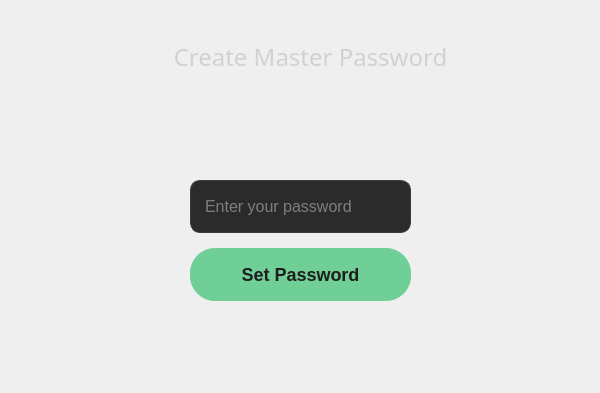
<?xml version="1.0" encoding="UTF-8"?>
<ui version="4.0">
 <class>DialogLogin</class>
 <widget class="QDialog" name="DialogLogin">
  <property name="enabled">
   <bool>true</bool>
  </property>
  <property name="geometry">
   <rect>
    <x>0</x>
    <y>0</y>
    <width>600</width>
    <height>393</height>
   </rect>
  </property>
  <property name="sizePolicy">
   <sizepolicy hsizetype="Expanding" vsizetype="Expanding">
    <horstretch>1</horstretch>
    <verstretch>1</verstretch>
   </sizepolicy>
  </property>
  <property name="minimumSize">
   <size>
    <width>300</width>
    <height>300</height>
   </size>
  </property>
  <property name="font">
   <font>
    <pointsize>14</pointsize>
   </font>
  </property>
  <property name="windowTitle">
   <string>Dialog</string>
  </property>
  <widget class="QStackedWidget" name="stackedWidget">
   <property name="geometry">
    <rect>
     <x>0</x>
     <y>10</y>
     <width>591</width>
     <height>371</height>
    </rect>
   </property>
   <property name="currentIndex">
    <number>1</number>
   </property>
   <widget class="QWidget" name="login">
    <widget class="QLabel" name="cerberusLabel">
     <property name="geometry">
      <rect>
       <x>130</x>
       <y>20</y>
       <width>330</width>
       <height>26</height>
      </rect>
     </property>
     <property name="sizePolicy">
      <sizepolicy hsizetype="Expanding" vsizetype="Expanding">
       <horstretch>1</horstretch>
       <verstretch>1</verstretch>
      </sizepolicy>
     </property>
     <property name="font">
      <font>
       <family>Gill Sans MT</family>
       <pointsize>14</pointsize>
      </font>
     </property>
     <property name="styleSheet">
      <string notr="true">QLabel {
    color: #d1d1d1; 
}</string>
     </property>
     <property name="text">
      <string>CERBERUS</string>
     </property>
     <property name="alignment">
      <set>Qt::AlignCenter</set>
     </property>
    </widget>
    <widget class="QLabel" name="cerberusDesc">
     <property name="geometry">
      <rect>
       <x>140</x>
       <y>50</y>
       <width>330</width>
       <height>26</height>
      </rect>
     </property>
     <property name="sizePolicy">
      <sizepolicy hsizetype="Expanding" vsizetype="Expanding">
       <horstretch>0</horstretch>
       <verstretch>0</verstretch>
      </sizepolicy>
     </property>
     <property name="font">
      <font>
       <family>Gill Sans MT</family>
       <pointsize>14</pointsize>
      </font>
     </property>
     <property name="styleSheet">
      <string notr="true">QLabel {
    color: #d1d1d1; 
}</string>
     </property>
     <property name="text">
      <string>Secure storage for your passwords</string>
     </property>
     <property name="alignment">
      <set>Qt::AlignCenter</set>
     </property>
    </widget>
    <widget class="QWidget" name="layoutWidget">
     <property name="geometry">
      <rect>
       <x>-10</x>
       <y>109</y>
       <width>621</width>
       <height>221</height>
      </rect>
     </property>
     <layout class="QVBoxLayout" name="verticalLayout_Login" stretch="0,0">
      <property name="spacing">
       <number>15</number>
      </property>
      <property name="leftMargin">
       <number>200</number>
      </property>
      <property name="topMargin">
       <number>100</number>
      </property>
      <property name="rightMargin">
       <number>200</number>
      </property>
      <item>
       <widget class="QLineEdit" name="passwordLine">
        <property name="sizePolicy">
         <sizepolicy hsizetype="Expanding" vsizetype="Expanding">
          <horstretch>1</horstretch>
          <verstretch>1</verstretch>
         </sizepolicy>
        </property>
        <property name="styleSheet">
         <string notr="true">QLineEdit {
    background-color: #2b2b2b; 
    border: 1px solid #3c3c3c; 
    color: #d1d1d1; 
    font-size: 16px;
    padding: 12px;
    border-radius: 10px;
    transition: border-color 0.3s;
}

QLineEdit:focus {
    border-color: #6fcf97; /* Зелёный акцент при фокусе */
    box-shadow: 0 0 5px rgba(111, 207, 151, 0.5);
}
</string>
        </property>
        <property name="echoMode">
         <enum>QLineEdit::Password</enum>
        </property>
        <property name="placeholderText">
         <string>Enter your password</string>
        </property>
       </widget>
      </item>
      <item>
       <widget class="QPushButton" name="loginButton">
        <property name="sizePolicy">
         <sizepolicy hsizetype="Expanding" vsizetype="Expanding">
          <horstretch>1</horstretch>
          <verstretch>1</verstretch>
         </sizepolicy>
        </property>
        <property name="styleSheet">
         <string notr="true">QPushButton {
    background-color: #6fcf97;
    color: #1e1e1e; 
    font-size: 18px;
    font-weight: bold;
    border: none;
    padding: 12px 24px;
    border-radius: 25px;
    box-shadow: 0 4px 8px rgba(0, 0, 0, 0.1);
    transition: background-color 0.3s, box-shadow 0.3s;
}

QPushButton:hover {
    background-color: #5bbd88;
    box-shadow: 0 6px 12px rgba(0, 0, 0, 0.2);
}

QPushButton:pressed {
    background-color: #4aa97a;
    box-shadow: none;
}
</string>
        </property>
        <property name="text">
         <string>Login</string>
        </property>
       </widget>
      </item>
     </layout>
    </widget>
    <widget class="QWidget" name="horizontalLayoutWidget">
     <property name="geometry">
      <rect>
       <x>250</x>
       <y>330</y>
       <width>160</width>
       <height>21</height>
      </rect>
     </property>
     <layout class="QHBoxLayout" name="attemptsLayout">
      <item>
       <widget class="QLabel" name="attemptsLabel">
        <property name="font">
         <font>
          <family>Gill Sans MT</family>
          <pointsize>10</pointsize>
         </font>
        </property>
        <property name="styleSheet">
         <string notr="true">QLabel {
    color: #d1d1d1; 
}</string>
        </property>
        <property name="text">
         <string>Attempts left:</string>
        </property>
       </widget>
      </item>
      <item>
       <widget class="QLabel" name="attemptsCounterLabel">
        <property name="font">
         <font>
          <family>Gill Sans MT</family>
          <pointsize>10</pointsize>
         </font>
        </property>
        <property name="styleSheet">
         <string notr="true">QLabel {
    color: #d1d1d1; 
}</string>
        </property>
        <property name="text">
         <string>3</string>
        </property>
       </widget>
      </item>
     </layout>
    </widget>
   </widget>
   <widget class="QWidget" name="generate">
    <widget class="QLabel" name="createMasterLabel">
     <property name="geometry">
      <rect>
       <x>160</x>
       <y>30</y>
       <width>301</width>
       <height>91</height>
      </rect>
     </property>
     <property name="font">
      <font>
       <family>Gill Sans MT</family>
       <pointsize>18</pointsize>
      </font>
     </property>
     <property name="cursor">
      <cursorShape>ArrowCursor</cursorShape>
     </property>
     <property name="styleSheet">
      <string notr="true">QLabel {
    color: #d1d1d1; 
}</string>
     </property>
     <property name="text">
      <string>Create Master Password</string>
     </property>
     <property name="alignment">
      <set>Qt::AlignHCenter|Qt::AlignTop</set>
     </property>
    </widget>
    <widget class="QWidget" name="layoutWidget">
     <property name="geometry">
      <rect>
       <x>-10</x>
       <y>70</y>
       <width>621</width>
       <height>221</height>
      </rect>
     </property>
     <layout class="QVBoxLayout" name="verticalLayout" stretch="0,0">
      <property name="spacing">
       <number>15</number>
      </property>
      <property name="leftMargin">
       <number>200</number>
      </property>
      <property name="topMargin">
       <number>100</number>
      </property>
      <property name="rightMargin">
       <number>200</number>
      </property>
      <item>
       <widget class="QLineEdit" name="newMasterPassLabel">
        <property name="sizePolicy">
         <sizepolicy hsizetype="Expanding" vsizetype="Expanding">
          <horstretch>1</horstretch>
          <verstretch>1</verstretch>
         </sizepolicy>
        </property>
        <property name="styleSheet">
         <string notr="true">QLineEdit {
    background-color: #2b2b2b; 
    border: 1px solid #3c3c3c;
    color: #d1d1d1;
    font-size: 16px;
    padding: 12px;
    border-radius: 10px;
    transition: border-color 0.3s;
}

QLineEdit:focus {
    border-color: #6fcf97; 
    box-shadow: 0 0 5px rgba(111, 207, 151, 0.5);
}
</string>
        </property>
        <property name="echoMode">
         <enum>QLineEdit::Password</enum>
        </property>
        <property name="placeholderText">
         <string>Enter your password</string>
        </property>
       </widget>
      </item>
      <item>
       <widget class="QPushButton" name="newMasterPassButton">
        <property name="sizePolicy">
         <sizepolicy hsizetype="Expanding" vsizetype="Expanding">
          <horstretch>1</horstretch>
          <verstretch>1</verstretch>
         </sizepolicy>
        </property>
        <property name="styleSheet">
         <string notr="true">QPushButton {
    background-color: #6fcf97; 
    color: #1e1e1e; 
    font-size: 18px;
    font-weight: bold;
    border: none;
    padding: 12px 24px;
    border-radius: 25px;
    box-shadow: 0 4px 8px rgba(0, 0, 0, 0.1);
    transition: background-color 0.3s, box-shadow 0.3s;
}

QPushButton:hover {
    background-color: #5bbd88;
    box-shadow: 0 6px 12px rgba(0, 0, 0, 0.2);
}

QPushButton:pressed {
    background-color: #4aa97a;
    box-shadow: none;
}
</string>
        </property>
        <property name="text">
         <string>Set Password</string>
        </property>
       </widget>
      </item>
     </layout>
    </widget>
   </widget>
  </widget>
 </widget>
 <resources/>
 <connections/>
</ui>
